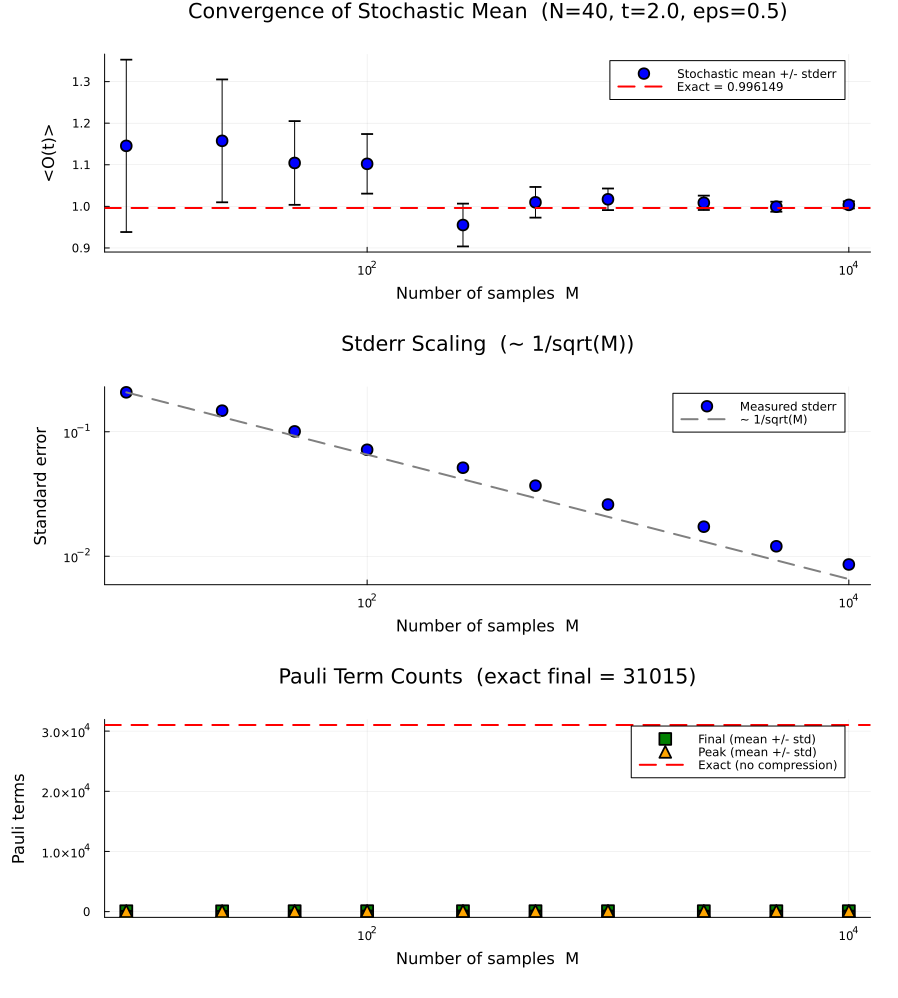

The Julia source for this figure:
#=
Stochastic Convergence Demo
============================

Shows how the stochastic Pauli propagation estimate converges to the exact
value as the number of independent samples (M) increases.

The initial observable is a sum of several Pauli strings (a local
magnetization-like operator), which is more realistic than a single Pauli.
For a fixed compression threshold epsilon, we run stochastic propagation at
geometrically increasing sample counts and track:

  - The running mean of <O(t)>
  - The standard error of the mean (stderr ~ 1/sqrt(M))
  - The average number of Pauli terms surviving compression (final)
  - The peak number of Pauli terms before compression (max)
  - Comparison to the exact (un-truncated) result

This demonstrates that:
  1. The stochastic estimator is unbiased -- the mean converges to the exact value.
  2. The standard error decreases as 1/sqrt(M), as expected from the CLT.
  3. Stochastic compression keeps the operator sparse, with a well-defined
     average term count independent of the number of samples.
  4. The peak term count shows the operator growth before compression kicks in.

Requirements:
  - PauliOperators.jl (this package)
  - Plots.jl (optional, for generating plots)

Usage:
  julia --project=. examples/convergence_demo.jl
=#

using PauliOperators
using Printf
using LinearAlgebra
using Random


"""
    heisenberg_1d(N; Jx=1.0, Jy=1.0, Jz=1.0)

Build a 1D Heisenberg Hamiltonian with periodic boundary conditions:

    H = Sum_i (Jx Xi Xi+1 + Jy Yi Yi+1 + Jz Zi Zi+1) / 4
"""
function heisenberg_1d(N; Jx=1.0, Jy=1.0, Jz=1.0)
    H = PauliSum(N, Float64)
    for i in 1:N
        j = mod1(i + 1, N)
        H[PauliBasis(Pauli(N, X=[i, j]))] = Jx / 4
        H[PauliBasis(Pauli(N, Y=[i, j]))] = Jy / 4
        H[PauliBasis(Pauli(N, Z=[i, j]))] = Jz / 4
    end
    return H
end


"""
    run_convergence(; N=8, dt=0.1, n_trotter=30, eps=1.0,
                      sample_counts=[10,25,50,100,250,500,1000,2500,5000],
                      seed=42)

Run stochastic Pauli propagation at increasing sample counts and show
convergence of the mean, standard error, and term count.

The initial observable is a weighted sum of local Pauli operators:
    O = Z_1 + 0.5*(X_1 X_2 + Y_1 Y_2) + 0.25*Z_1 Z_2

Returns a named tuple with all results for optional plotting.
"""
function run_convergence(; N::Int=8, dt::Float64=0.1, n_trotter::Int=30,
                           eps::Float64=1.0,
                           sample_counts::Vector{Int}=[10, 25, 50, 100, 250, 500, 1000, 2500, 5000],
                           seed::Int=42)

    Random.seed!(seed)
    t_total = dt * n_trotter

    println("=" ^ 90)
    println("  Stochastic Convergence Demo")
    println("  N = $N,  dt = $dt,  n_trotter = $n_trotter,  t = $t_total")
    println("  Compression threshold eps = $eps")
    println("=" ^ 90)

    # ── Setup ────────────────────────────────────────────────────────────────

    H = heisenberg_1d(N)

    # Observable: a sum of several Pauli strings
    #   O = Z_1  +  0.5*(X_1 X_2 + Y_1 Y_2)  +  0.25*Z_1 Z_2
    O = PauliSum(N, ComplexF64)
    O[PauliBasis(Pauli(N, Z=[1]))]    = 1.0
    O[PauliBasis(Pauli(N, X=[1,2]))]  = 0.5
    O[PauliBasis(Pauli(N, X=[2], Y=[3]))]  = 0.5
    O[PauliBasis(Pauli(N, Z=[3,4]))]  = 0.25
    @printf("  Initial observable: %d Pauli terms\n", length(O))
    display(O)

    # Initial state: |000...0>
    psi = rand(Ket{N})
    display(psi)

    # Build Trotter circuit
    generators = PauliBasis{N}[]
    base_angles = Float64[]
    for (p, c) in H
        push!(generators, p)
        push!(base_angles, real(c) * dt)
    end

    full_generators = repeat(generators, n_trotter)
    full_angles     = repeat(base_angles, n_trotter)
    n_gates_total   = length(full_generators)

    @printf("  Hamiltonian terms: %d\n", length(generators))
    @printf("  Total gates:       %d\n", n_gates_total)
    println()

    # ── 1. Exact evolution ─────────────────────────────────────────────────

    print("  Computing deterministic truncation)... ")
    O_exact = deepcopy(O)
    @time for (g, a) in zip(full_generators, full_angles)
        evolve!(O_exact, g, a)
        clip!(O_exact, thresh=1e-6)
    end
    e_exact = real(expectation_value(O_exact, psi))
    n_terms_exact = length(O_exact)
    @printf("done.\n")
    @printf("  Exact <O(t)> = %.10f   (n_terms = %d)\n\n", e_exact, n_terms_exact)
    
    # ── 2. Stochastic propagation at increasing M ──────────────────────────

    M_max = maximum(sample_counts)
    @printf("  Running stochastic propagation with M_max = %d samples...\n", M_max)

    @time result = stochastic_propagate(O, full_generators, full_angles, psi, eps;
                                  n_samples=M_max, seed=seed, verbose=0)

    all_samples         = result.samples          # Vector{Float64} of length M_max
    all_term_counts     = result.term_counts      # Vector{Int} of length M_max
    all_max_term_counts = result.max_term_counts  # Vector{Int} of length M_max

    println("  Done.\n")

    # ── 3. Compute running statistics at each sample count ─────────────────

    means            = Float64[]
    stderrs          = Float64[]
    biases           = Float64[]
    nterms_means     = Float64[]
    nterms_stds      = Float64[]
    max_nterms_means = Float64[]
    max_nterms_stds  = Float64[]

    println("  " * "-"^114)
    @printf("  %8s | %12s %12s %12s | %10s %10s | %10s %10s\n",
            "M", "mean", "bias", "stderr",
            "n_final", "n_std", "n_max", "max_std")
    println("  " * "-"^114)

    for M in sample_counts
        # Expectation value statistics
        ev_subset = @view all_samples[1:M]
        mu = sum(ev_subset) / M
        se = sqrt(sum((s - mu)^2 for s in ev_subset) / (M * (M - 1)))

        # Final term count statistics
        tc_subset = @view all_term_counts[1:M]
        tc_mean = sum(tc_subset) / M
        tc_std  = M > 1 ? sqrt(sum((n - tc_mean)^2 for n in tc_subset) / (M - 1)) : 0.0

        # Peak term count statistics
        mc_subset = @view all_max_term_counts[1:M]
        mc_mean = sum(mc_subset) / M
        mc_std  = M > 1 ? sqrt(sum((n - mc_mean)^2 for n in mc_subset) / (M - 1)) : 0.0

        push!(means, mu)
        push!(stderrs, se)
        push!(biases, mu - e_exact)
        push!(nterms_means, tc_mean)
        push!(nterms_stds, tc_std)
        push!(max_nterms_means, mc_mean)
        push!(max_nterms_stds, mc_std)

        @printf("  %8d | %12.8f %+12.8f %12.6e | %10.1f %10.1f | %10.1f %10.1f\n",
                M, mu, mu - e_exact, se, tc_mean, tc_std, mc_mean, mc_std)
    end
    println("  " * "-"^114)

    println()
    println("  Key observations:")
    println("    - The mean converges toward the exact value as M increases")
    println("    - The stderr decreases as ~ 1/sqrt(M)  (central limit theorem)")
    println("    - The bias stays within the stderr band, confirming unbiasedness")
    @printf("    - Stochastic compression: ~%.0f final terms (vs %d exact), a %.1fx reduction\n",
            nterms_means[end], n_terms_exact, n_terms_exact / nterms_means[end])
    @printf("    - Peak operator size before compression: ~%.0f terms\n",
            max_nterms_means[end])
    println()

    return (sample_counts=sample_counts, means=means, stderrs=stderrs, biases=biases,
            nterms_means=nterms_means, nterms_stds=nterms_stds,
            max_nterms_means=max_nterms_means, max_nterms_stds=max_nterms_stds,
            n_terms_exact=n_terms_exact,
            e_exact=e_exact, eps=eps,
            all_samples=all_samples, all_term_counts=all_term_counts,
            all_max_term_counts=all_max_term_counts,
            N=N, t_total=t_total)
end


# ── Run ──────────────────────────────────────────────────────────────────────

results = run_convergence(N=40, dt=0.1, n_trotter=20, eps=.50,
                        #   sample_counts=[10, 25, 50, 100, 250, 500, 1000])
                          sample_counts=[10, 25, 50, 100, 250, 500, 1000, 2500, 5000, 10000])


# ── Plot (optional, requires Plots.jl) ──────────────────────────────────────

try
    using Plots

    M = results.sample_counts
    exact = results.e_exact

    # ── Panel 1: Convergence of the mean ──

    p1 = plot(
        xlabel="Number of samples  M",
        ylabel="<O(t)>",
        title="Convergence of Stochastic Mean  (N=$(results.N), t=$(results.t_total), eps=$(results.eps))",
        legend=:topright,
        xscale=:log10,
        margin=5Plots.mm
    )

    scatter!(p1, M, results.means,
             yerror=results.stderrs,
             label="Stochastic mean +/- stderr",
             marker=:circle, markersize=6, color=:blue)

    hline!(p1, [exact],
           label="Exact = $(@sprintf("%.6f", exact))",
           linestyle=:dash, color=:red, linewidth=2)

    # ── Panel 2: Stderr scaling ──

    p2 = plot(
        xlabel="Number of samples  M",
        ylabel="Standard error",
        title="Stderr Scaling  (~ 1/sqrt(M))",
        legend=:topright,
        xscale=:log10, yscale=:log10,
        margin=5Plots.mm
    )

    scatter!(p2, M, results.stderrs,
             label="Measured stderr",
             marker=:circle, markersize=6, color=:blue)

    # Reference 1/sqrt(M) line
    ref_scale = results.stderrs[1] * sqrt(M[1])
    M_range = range(M[1], M[end], length=100)
    plot!(p2, M_range, ref_scale ./ sqrt.(M_range),
          label="~ 1/sqrt(M)",
          linestyle=:dash, color=:gray, linewidth=2)

    # ── Panel 3: Term count (final and peak) ──

    p3 = plot(
        xlabel="Number of samples  M",
        ylabel="Pauli terms",
        title="Pauli Term Counts  (exact final = $(results.n_terms_exact))",
        legend=:topright,
        xscale=:log10,
        margin=5Plots.mm
    )

    scatter!(p3, M, results.nterms_means,
             yerror=results.nterms_stds,
             label="Final (mean +/- std)",
             marker=:square, markersize=6, color=:green)

    scatter!(p3, M, results.max_nterms_means,
             yerror=results.max_nterms_stds,
             label="Peak (mean +/- std)",
             marker=:utriangle, markersize=6, color=:orange)

    hline!(p3, [results.n_terms_exact],
           label="Exact (no compression)",
           linestyle=:dash, color=:red, linewidth=2)

    # ── Combined figure ──

    fig = plot(p1, p2, p3, layout=(3, 1), size=(900, 1000))

    outfile = joinpath(@__DIR__, "convergence_demo.png")
    savefig(fig, outfile)
    println("  Plot saved to: $outfile")

catch e
    if isa(e, ArgumentError) || isa(e, LoadError)
        println("  [Plots.jl not available -- skipping plot generation]")
        println("  Install with: julia -e 'using Pkg; Pkg.add(\"Plots\")'")
    else
        rethrow(e)
    end
end
